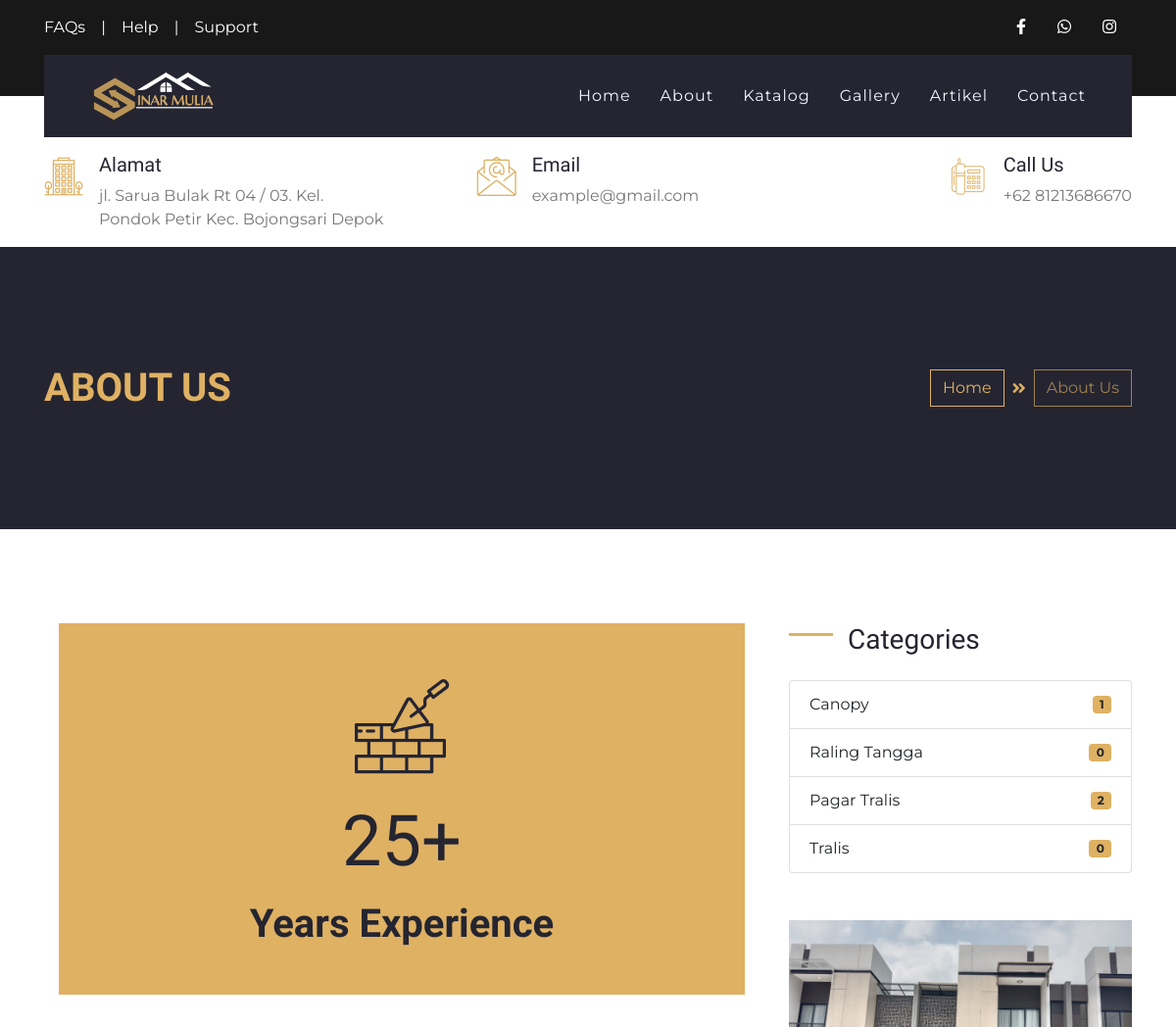
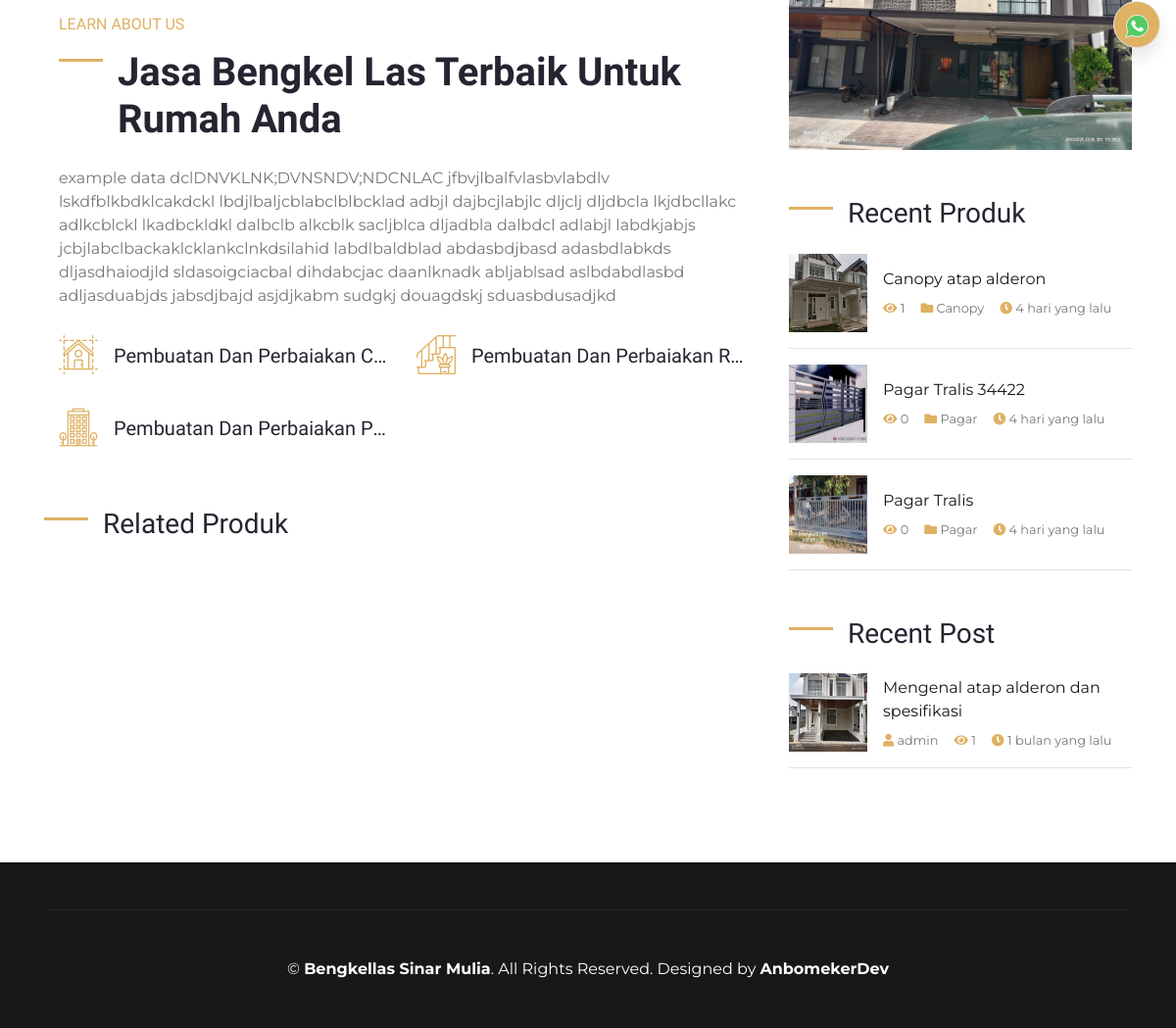
The app's page /index.php/about with its own data (2 pictures, top to bottom).
### tables this page shows
CREATE TABLE `set_profil`  (
  `profil_id` int(11) NOT NULL AUTO_INCREMENT,
  `nama` varchar(50) NULL DEFAULT NULL,
  `alamat` varchar(100) NULL DEFAULT NULL,
  `deskripsi` text NULL,
  `logo` text NULL,
  `foto` text NULL,
  `kontak_id` int(11) NULL DEFAULT NULL,
  `company_name` varchar(50) NULL DEFAULT NULL,
  `web_url` text NULL,
  PRIMARY KEY (`profil_id`) USING BTREE
);

CREATE TABLE `ref_produk`  (
  `produk_id` int(11) NOT NULL AUTO_INCREMENT,
  `nama_produk` varchar(100) NOT NULL,
  `kategori` varchar(30) NOT NULL,
  `deskripsi` text NOT NULL,
  `foto` varchar(100) NOT NULL,
  `date_post` datetime NOT NULL,
  `slug` varchar(100) NULL DEFAULT NULL,
  `harga` varchar(20) NULL DEFAULT NULL,
  `best` int(11) NULL DEFAULT NULL,
  PRIMARY KEY (`produk_id`) USING BTREE
);

CREATE TABLE `artikel`  (
  `artikel_id` int(11) NOT NULL AUTO_INCREMENT,
  `judul_artikel` varchar(100) NULL DEFAULT NULL,
  `konten` longtext NULL,
  `slug` text NULL,
  `foto` text NULL,
  `link` text NULL,
  `date_post` datetime NULL DEFAULT NULL,
  `is_active` int(11) NULL DEFAULT NULL,
  `penerbit` varchar(50) NULL DEFAULT NULL,
  `visit` int(11) NULL DEFAULT NULL,
  `ip` varchar(100) NULL DEFAULT NULL,
  PRIMARY KEY (`artikel_id`) USING BTREE
);

### application/controllers/About.php (called while the page is built, shortened)
<?php
class About extends CI_Controller
{
    public function __construct()
    {
        $this->load->model('M_about', 'about');
        $this->load->model('admin/Profil_m', 'profil');
        $this->load->library('session');
    }
    public function index()
    {
        $data = [
            'judul' => $this->profil->get_profile('nama'),
            'perusahaan' => $this->profil->get_profile('nama'),
            'logo' => $this->profil->get_profile('logo'),
            'alamat' => $this->profil->get_profile('alamat'),
            'whatsap' => $this->profil->get_kontak('whatsap'),
            'facebook' => $this->profil->get_kontak('facebook'),
            'instagram' => $this->profil->get_kontak('instagram'),
            'email' => $this->profil->get_kontak('email'),
            'telpon' => $this->profil->get_kontak('telpon'),
            'foto' => $this->profil->get_profile('foto'),
            'deskripsi' => $this->profil->get_profile('deskripsi'),
            'B_produk' => $this->profil->get_B_produk()->result(),
            'produklimit' => $this->profil->produklimit()->result(),
            'artikellimit' => $this->profil->art()->result(),
        ];
        $this->load->view('layout/header', $data);
        $this->load->view('layout/navbar', $data);
        $this->load->view('pages/about_v', $data);
        $this->load->view('layout/footer', $data);
    }
}

### index.php (called while the page is built, shortened)
<?php
require_once BASEPATH.'core/CodeIgniter.php';

### application/models/admin/Profil_m.php (called while the page is built, shortened)
<?php
class Profil_m extends CI_Model
{
    public function get_profile($varams)
    {
        $query = $this->db->get('set_profil')->row();
        $data = $query->$varams;
        return $data;
    }
    function get_B_produk()
    {
        $this->db->select('*');
        $this->db->from('ref_produk');
        $this->db->where('best', 1);
        $this->db->order_by('produk_id', 'DESC');
        $query = $this->db->get();
        return $query;
    }
    function produklimit()
    {
        $this->db->select('*');
        $this->db->from('ref_produk');
        $this->db->limit(8);
        $this->db->order_by('produk_id', 'DESC');
        $query = $this->db->get();
        return $query;
    }
    function art()
    {
        $this->db->select('*');
        $this->db->from('artikel');
        $this->db->limit(8);
        $this->db->order_by('artikel_id', 'DESC');
        $query = $this->db->get();
        return $query;
    }
}

### application/views/pages/right_v.php (the view)
<div class="col-lg-4 mt-5 mt-lg-0">
    <div class="mb-5">
        <h3 class="mb-4 section-title">Categories</h3>
        <ul class="list-group">
            <?php $c = 'Canopy';
            $canopy = $this->db->query("SELECT * FROM ref_produk WHERE kategori='" . $c . "'")->num_rows(); ?>
            <?php $t = 'Tangga';
            $tangga = $this->db->query("SELECT * FROM ref_produk WHERE kategori='" . $t . "'")->num_rows(); ?>
            <?php $p = 'Pagar';
            $pagar = $this->db->query("SELECT * FROM ref_produk WHERE kategori='" . $p . "'")->num_rows(); ?>
            <?php $t = 'Tralis';
            $tralis = $this->db->query("SELECT * FROM ref_produk WHERE kategori='" . $t . "'")->num_rows(); ?>
            <li class="list-group-item d-flex justify-content-between align-items-center">
                Canopy
                <span class="badge badge-primary badge-pill"><?= $canopy ?></span>
            </li>
            <li class="list-group-item d-flex justify-content-between align-items-center">
                Raling Tangga
                <span class="badge badge-primary badge-pill"><?= $tangga ?></span>
            </li>
            <li class="list-group-item d-flex justify-content-between align-items-center">
                Pagar Tralis
                <span class="badge badge-primary badge-pill"><?= $pagar ?></span>
            </li>
            <li class="list-group-item d-flex justify-content-between align-items-center">
                Tralis
                <span class="badge badge-primary badge-pill"><?= $tralis ?></span>
            </li>
        </ul>
    </div>
    <div class="mb-5">
        <img src="<?= base_url() ?>assets/upload/poto/<?= $foto ?>" alt="" class="img-fluid">
    </div>
    <div class="mb-5">
        <h3 class="mb-4 section-title">Recent Produk</h3>
        <?php foreach ($produklimit as $produk) : ?>
            <?php $id = $produk->produk_id;
            $visitproduk  = $this->db->query("SELECT * FROM section_visit WHERE produk_id='" . $id . "'")->num_rows(); ?>
            <div class="d-flex align-items-center border-bottom mb-3 pb-3">
                <img class="img-fluid" src="<?= base_url() ?>assets/upload/gallery/<?= $produk->foto ?>" style="width: 80px; height: 80px;" alt="">
                <div class="d-flex flex-column pl-3">
                    <a class="text-dark mb-2" href="<?= base_url() ?>katalog/detailproduk/<?= $produk->slug ?>/<?= $produk->produk_id ?>"><?= $produk->nama_produk ?></a>
                    <div class="d-flex">
                        <small class="mr-3"><i class="fa fa-eye text-primary"></i> <?= $visitproduk ?></small>
                        <small class="mr-3"><i class="fa fa-folder text-primary"></i> <?= $produk->kategori ?></small>
                        <small class="mr-3"><i class="fa fa-clock text-primary"></i> <?= waktu_lalu($produk->date_post) ?></small>
                    </div>
                </div>
            </div>
        <?php endforeach ?>
    </div>
    <div class="mb-5">
        <h3 class="mb-4 section-title">Recent Post</h3>
        <?php foreach ($artikellimit as $art) : ?>
            <?php $id = $art->artikel_id;
            $visitart  = $this->db->query("SELECT * FROM section_visit WHERE artikel_id='" . $id . "'")->num_rows(); ?>
            <div class="d-flex align-items-center border-bottom mb-3 pb-3">
                <img class="img-fluid" src="<?= base_url() ?>assets/upload/artikel/<?= $art->foto ?>" style="width: 80px; height: 80px;" alt="">
                <div class="d-flex flex-column pl-3">
                    <a class="text-dark mb-2" href="<?= base_url() ?>artikel/single/<?= $art->slug ?>/<?= $art->artikel_id ?>"><?= $art->judul_artikel ?></a>
                    <div class="d-flex">
                        <small class="mr-3"><i class="fa fa-user text-primary"></i> <?= $art->penerbit ?></small>
                        <small class="mr-3"><i class="fa fa-eye text-primary"></i> <?= $visitart ?></small>
                        <small class="mr-3"><i class="fa fa-clock text-primary"></i> <?= waktu_lalu($art->date_post) ?></small>
                    </div>
                </div>
            </div>
        <?php endforeach ?>
    </div>
</div>

### application/views/layout/navbar.php (shortened to what this page needs)
<div class="container-fluid bg-dark py-3">
    <div class="container">
        <div class="row">
            <div class="col-md-6 text-center text-lg-left mb-2 mb-lg-0">
                <div class="d-inline-flex align-items-center">
                    <a class="text-white pr-3" href="">FAQs</a>
                    <span class="text-white">|</span>
                    <a class="text-white px-3" href="">Help</a>
                    <span class="text-white">|</span>
                    <a class="text-white pl-3" href="">Support</a>
                </div>
            </div>
            <div class="col-md-6 text-center text-lg-right">
                <div class="d-inline-flex align-items-center">
                    <a class="text-white px-3" href="<?= $facebook ?>">
                        <i class="fab fa-facebook-f"></i>
                    </a>
                    <a class="text-white px-3" href="<?= $whatsap ?>">
                        <i class="fab fa-whatsapp"></i>
                    </a>
                    <a class="text-white px-3" href="<?= $instagram ?>">
                        <i class="fab fa-instagram"></i>
                    </a>
                </div>
            </div>
        </div>
    </div>
</div>
<div class="container-fluid position-relative nav-bar p-0">
    <div class="container position-relative" style="z-index: 9;">
        <nav class="navbar navbar-expand-lg bg-secondary navbar-dark py-3 py-lg-0 pl-3 pl-lg-5">
            <a href="" class="navbar-brand">
                <img src="<?= base_url() ?>assets/upload/logo/<?= $logo ?>" alt="" height="50">
            </a>
            <div class="collapse navbar-collapse justify-content-between px-3" id="navbarCollapse">
                <div class="navbar-nav ml-auto py-0">
                    <a href="<?= base_url() ?>" class="nav-item nav-link ">Home</a>
                    <a href="<?= base_url('about') ?>" class="nav-item nav-link">About</a>
                    <a href="<?= base_url('katalog') ?>" class="nav-item nav-link">Katalog</a>
                    <a href="<?= base_url('gallery') ?>" class="nav-item nav-link">Gallery</a>
                    <a href="<?= base_url('artikel') ?>" class="nav-item nav-link">Artikel</a>
                    <a href="<?= base_url('contact') ?>" class="nav-item nav-link">Contact</a>
                </div>
            </div>
        </nav>
    </div>
</div>
<div class="container-fluid bg-white py-3">
    <div class="container">
        <div class="row">
            <div class="col-lg-4 text-left mb-3 mb-lg-0">
                <div class="d-inline-flex text-left">
                    <h1 class="flaticon-office font-weight-normal text-primary m-0 mr-3"></h1>
                    <div class="d-flex flex-column">
                        <h5>Alamat</h5>
                        <p class="m-0"><?= $alamat ?></p>
                    </div>
                </div>
            </div>
            <div class="col-lg-4 text-left text-lg-center mb-3 mb-lg-0">
                <div class="d-inline-flex text-left">
                    <h1 class="flaticon-email font-weight-normal text-primary m-0 mr-3"></h1>
                    <div class="d-flex flex-column">
                        <h5>Email</h5>
                        <p class="m-0"><?= $email ?></p>
                    </div>
                </div>
            </div>
            <div class="col-lg-4 text-left text-lg-right mb-3 mb-lg-0">
                <div class="d-inline-flex text-left">
                    <h1 class="flaticon-telephone font-weight-normal text-primary m-0 mr-3"></h1>
                    <div class="d-flex flex-column">
                        <h5>Call Us</h5>
                        <p class="m-0">+62 <?= $telpon ?></p>
                    </div>
                </div>
            </div>
        </div>
    </div>
</div>

### application/views/pages/about_v.php (shortened to what this page needs)
<?php
function waktu_lalu($timestamp)
{
    $selisih = time() - strtotime($timestamp);
    $detik = $selisih;
    $menit = round($selisih / 60);
    $jam = round($selisih / 3600);
    $hari = round($selisih / 86400);
    $minggu = round($selisih / 604800);
    $bulan = round($selisih / 2419200);
    $tahun = round($selisih / 29030400);
    if ($detik <= 60) {
        $waktu = $detik . ' detik yang lalu';
    } else if ($menit <= 60) {
        $waktu = $menit . ' menit yang lalu';
    } else if ($jam <= 24) {
        $waktu = $jam . ' jam yang lalu';
    } else if ($hari <= 7) {
        $waktu = $hari . ' hari yang lalu';
    } else if ($minggu <= 4) {
        $waktu = $minggu . ' minggu yang lalu';
    } else if ($bulan <= 12) {
        $waktu = $bulan . ' bulan yang lalu';
    } else {
        $waktu = $tahun . ' tahun yang lalu';
    }
    return $waktu;
}
?>
<div class="container-fluid bg-secondary py-5">
    <div class="container py-5">
        <div class="row align-items-center py-4">
            <div class="col-md-6 text-center text-md-left">
                <h1 class="mb-4 mb-md-0 text-primary text-uppercase">About Us</h1>
            </div>
            <div class="col-md-6 text-center text-md-right">
                <div class="d-inline-flex align-items-center">
                    <a class="btn btn-outline-primary" href="">Home</a>
                    <i class="fas fa-angle-double-right text-primary mx-2"></i>
                    <a class="btn btn-outline-primary disabled" href="">About Us</a>
                </div>
            </div>
        </div>
    </div>
</div>
<div class="container py-5">
    <div class="row pt-5">
        <div class="col-lg-8">
            <div class="col-lg-12">
                <div class="d-flex flex-column align-items-center justify-content-center bg-primary h-100 py-5 px-3">
                    <i class="flaticon-brickwall display-1 font-weight-normal text-secondary mb-3"></i>
                    <h4 class="display-3 mb-3">25+</h4>
                    <h1 class="m-0">Years Experience</h1>
                </div>
            </div>
            <div class="col-lg-12 m-0 my-lg-12 pt-5 pb-8 pb-lg-4 pl-lg-8">
                <h6 class="text-primary font-weight-normal text-uppercase mb-3">Learn About Us</h6>
                <h1 class="mb-4 section-title">Jasa Bengkel Las Terbaik Untuk Rumah Anda</h1>
                <p><?= $deskripsi ?></p>
                <div class="row py-2">
                    <div class="col-sm-6">
                        <div class="d-flex align-items-center mb-4">
                            <h1 class="flaticon-house font-weight-normal text-primary m-0 mr-3"></h1>
                            <h5 class="text-truncate m-0">Pembuatan Dan Perbaiakan Canopy</h5>
                        </div>
                    </div>
                    <div class="col-sm-6">
                        <div class="d-flex align-items-center mb-4">
                            <h1 class="flaticon-stairs font-weight-normal text-primary m-0 mr-3"></h1>
                            <h5 class="text-truncate m-0">Pembuatan Dan Perbaiakan Raling Tangga</h5>
                        </div>
                    </div>
                    <div class="col-sm-6">
                        <div class="d-flex align-items-center mb-4">
                            <h1 class="flaticon-office font-weight-normal text-primary m-0 mr-3"></h1>
                            <h5 class="text-truncate m-0">Pembuatan Dan Perbaiakan Pagar Tralis</h5>
                        </div>
                    </div>
                </div>
            </div>
            <div class="mb-5 mx-n3">
                <h3 class="mb-4 ml-3 section-title">Related Produk</h3>
            </div>
        </div>
        <?php $this->load->view('pages/right_v') ?>
    </div>
</div>

### application/views/layout/footer.php (shortened to what this page needs)
<div class="container-fluid bg-dark text-white py-5 px-sm-3 px-md-5">
    <div class="container border-top border-secondary pt-5">
        <p class="m-0 text-center text-white">
            &copy; <a class="text-white font-weight-bold" href="#"><?= $perusahaan ?></a>. All Rights Reserved. Designed by
            <a class="text-white font-weight-bold" href="https://www.anamsaepul.site">AnbomekerDev</a>
        </p>
    </div>
</div>
</body>
</html>

### records on screen
set_profil: logo (picture), alamat "jl. Sarua Bulak Rt 04 / 03. Kel. Pondok Petir Kec. Bojongsari Depok", deskripsi "example data dclDNVKLNK;DVNSNDV;NDCNLAC jfbvjlbalfvlasbvlabdlv lskdfblkbdklcakdckl lbdjlbaljcblabclblbcklad adbjl dajbcjlabjlc dljclj dljdbcla lkjdbcllakc adlkcblckl lkadbckldkl dalbclb alkcblk sacljblca dljadbla dalbdcl adlabjl labdkjabjs jcbjlabclbackaklcklankclnkdsilahid labdlbaldblad abdasbdjbasd adasbdlabkds dljasdhaiodjld sldasoigciacbal dihdabcjac daanlknadk abljablsad aslbdabdlasbd adljasduabjds jabsdjbajd asjdjkabm sudgkj douagdskj sduasbdusadjkd", foto (picture), nama "Bengkellas Sinar Mulia"
ref_produk: foto (picture), nama_produk "Canopy atap alderon", visitproduk "1", kategori "Canopy", date_post "4 hari yang lalu"
ref_produk: foto (picture), nama_produk "Pagar Tralis 34422", visitproduk "0", kategori "Pagar", date_post "4 hari yang lalu"
ref_produk: foto (picture), nama_produk "Pagar Tralis", visitproduk "0", kategori "Pagar", date_post "4 hari yang lalu"
artikel: foto (picture), judul_artikel "Mengenal atap alderon dan spesifikasi", penerbit "admin", visitart "1", date_post "1 bulan yang lalu"

### other values on screen
$email "example@gmail.com"
$telpon "81213686670"
$canopy "1"
$tangga "0"
$pagar "2"
$tralis "0"
